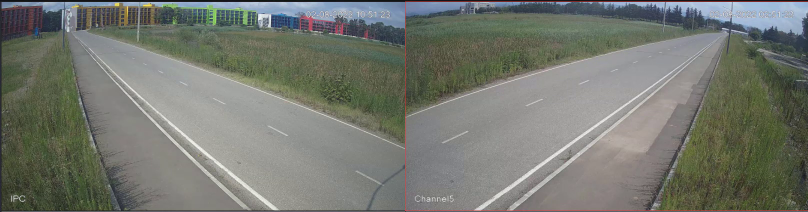
#> input picture frame100.png, 1616 x 424 px (shown at 1/2 size)
$ python SpeedDetector.py
#> lines starting #> are read from the running program, lines starting #| are printed output that depends on the picture; after the words box and inside, x2 and y2 are one past the last pixel; in counts of white or black regions, pixels touching at a corner belong together
import numpy as np


###   1

# draw rectangle on same size image
def draw_rectangle(coord_x,coord_y,size,x,y):
#> called with coord_x = 144, coord_y = 300, size = 10, x = 424, y = 1616
    import numpy as np
    from PIL import Image
    # frame size
    w, h = x, y
    data1 = np.zeros((w, h, 3), dtype=np.uint8)
    # # road coordinates
    # j = 300
    # i = 144
    # # size of rectangle
    # s = 10
    data1[coord_x - size:coord_x + size, coord_y - size:coord_y + size] = [255, 0, 0]
    img1 = Image.fromarray(data1, 'RGB')
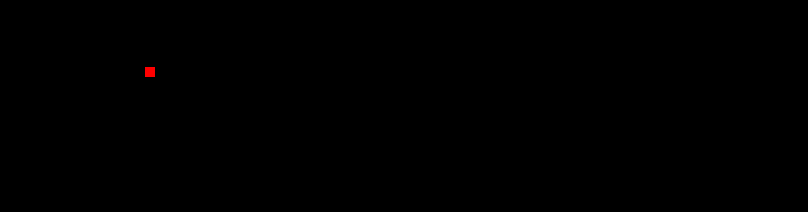
#> img1: PIL image 1616x424 RGB (shown at 1/2 size); mean R, G, B 0.1, 0, 0
    img1.save('rectangle.png')
    img1.show()
    return data1

rectangle=draw_rectangle(144,300,10,424,1616)

# create black/white image and move rectangle by blending

from PIL import Image

black_image=np.ones((424,1616,3),dtype=np.uint8)*255

def morphing(data1,data2,x1,x2,y1,y2):
#> called with x1 = 134, x2 = 154, y1 = 290, y2 = 310
    t=1
    cnt=0
    while t>0:
        cnt+=1
        if cnt==11:
            t=0
        M1=data1
        M1[x1:x2,y1:y2]=data1[x1:x2,y1:y2]*t+data2[x1:x2,y1:y2]*(1-t)
        if t<0:
            break
        print(t)
        print(M1[300][300][0])
        im = Image.fromarray((M1).astype(np.uint8))

        name="circle"+str(cnt)+".jpg"
        print(t,cnt)
        print(name)
        im.save(name)
        t -= 0.1
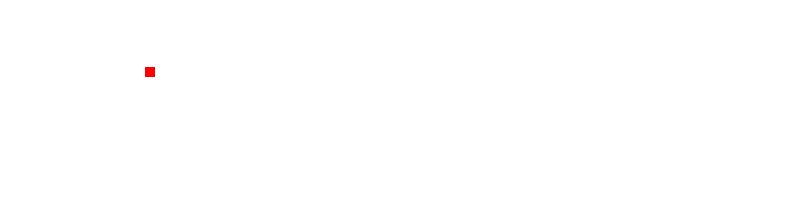
#> M1: shape (424, 1616, 3) (shown at 1/2 size); mean R, G, B 255, 254.9, 254.9
#> after the loop, cnt = 11

#coordinates where i want to locate circle
x0,x1,y0,y1=134,154,290,310

morphing(black_image,rectangle,x0,x1,y0,y1)

# y= -x/2 + 350 line where moves circle
import cv2
from PIL import Image as im

cnt=20
i=40
x=x0
y=y0

image = cv2.imread('frame100.png')
#> image is the input picture: shape (424, 1616, 3); mean B, G, R 111.2, 119.5, 116.3
image0=cv2.imread('frame100.png')
frame=100

while(cnt>0):

    x+=i
    if(x>420):
        print("vso")
        break
    if(y<0):
        break
    y=int(x*(1/2)+400)
    print(x,y)

    r=draw_rectangle(x , y, 10, 424, 1616)

    #str_frame='frame'+str(frame)+'.png'
    #print(str_frame)
    image0 = cv2.imread('frame100.png')
    image0[x-10:x+10, y-10:y+10] = r[x-10:x+10, y-10:y+10]
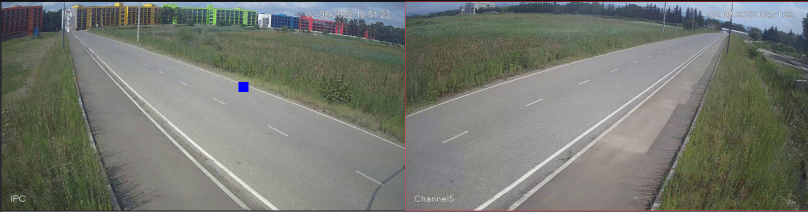
#> image0: shape (424, 1616, 3) (shown at 1/2 size); 0.06% of pixels changed, all inside (x1, y1, x2, y2) = (477, 164, 497, 184)
    image1 = im.fromarray(image0)
    str1='moving'+str(20-cnt)+'.png'
    image1.save(str1)
    image1.show()
    frame+=1
    cnt-=1
#> pass 2 of the loop `while(cnt>0):`:
#> in draw_rectangle (call 3), `img1 = Image.fromarray(data1, 'RGB')`:
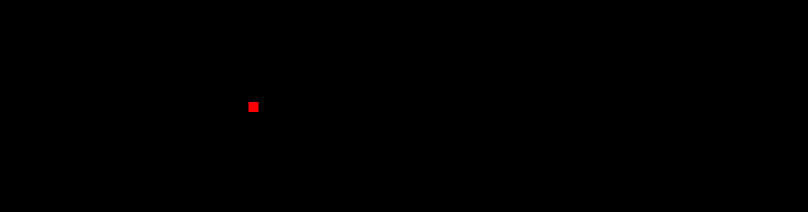
#> img1: PIL image 1616x424 RGB (shown at 1/2 size); mean R, G, B 0.1, 0, 0
#> `image0[x-10:x+10, y-10:y+10] = r[x-10:x+10, y-10:y+10]`:
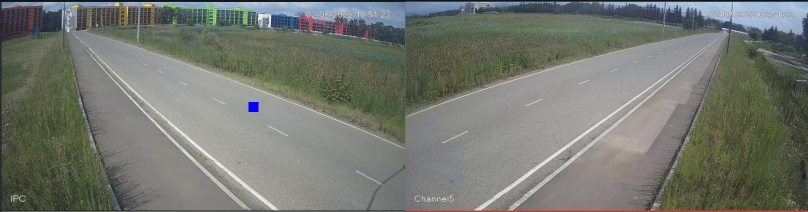
#> image0: shape (424, 1616, 3) (shown at 1/2 size); 0.06% of pixels changed, all inside (x1, y1, x2, y2) = (497, 204, 517, 224)
#> pass 3 of the loop `while(cnt>0):`:
#> in draw_rectangle (call 4), `img1 = Image.fromarray(data1, 'RGB')`:
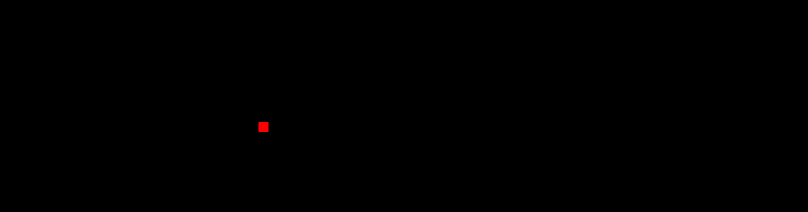
#> img1: PIL image 1616x424 RGB (shown at 1/2 size); mean R, G, B 0.1, 0, 0
#> `image0[x-10:x+10, y-10:y+10] = r[x-10:x+10, y-10:y+10]`:
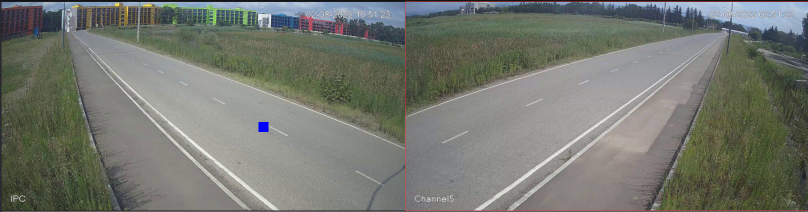
#> image0: shape (424, 1616, 3) (shown at 1/2 size); 0.06% of pixels changed, all inside (x1, y1, x2, y2) = (517, 244, 537, 264)
#> the loop made 8 passes; the first 3 are shown

#create video
#create folder , throw pics in folder
import os

images = [img for img in os.listdir('moving_circle') if img.endswith(".png")]
#> images = ['moving10.png', 'moving11.png', 'moving12.png']
frame = cv2.imread(os.path.join('moving_circle', images[0]))
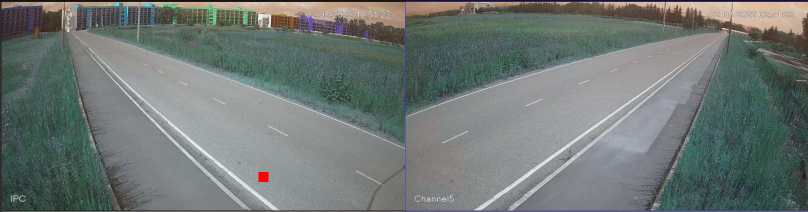
#> input picture moving_circle/moving10.png, 1616 x 424 px (shown at 1/2 size)
#> frame is the input picture: shape (424, 1616, 3); mean B, G, R 116.2, 119.4, 111.2
height, width, layers = frame.shape
#> height = 424; width = 1616; layers = 3

video = cv2.VideoWriter('video.avi', 0, 1, (width,height))

for image in images:
    video.write(cv2.imread(os.path.join('moving_circle', image)))
#> pass 2 of the loop `for image in images:`:
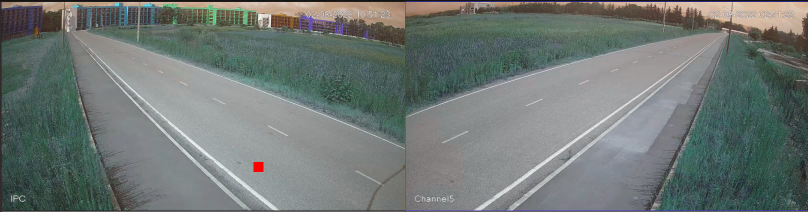
#> input picture moving_circle/moving11.png, 1616 x 424 px (shown at 1/2 size)
#> pass 3 of the loop `for image in images:`:
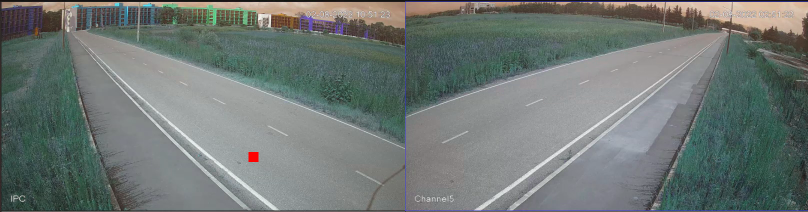
#> input picture moving_circle/moving12.png, 1616 x 424 px (shown at 1/2 size)

cv2.destroyAllWindows()
video.release()
